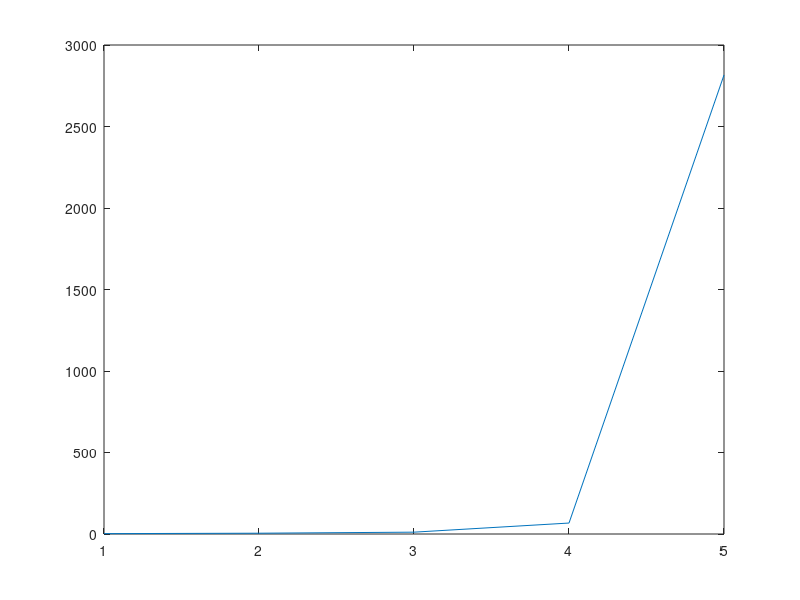

Write MATLAB code to recreate this figure.
x = [2,3,4,6,10]
n = 0;
result = besseli(n, x); % Computes I_0(2), modified Bessel function of the first kind
plot(result);

pause;